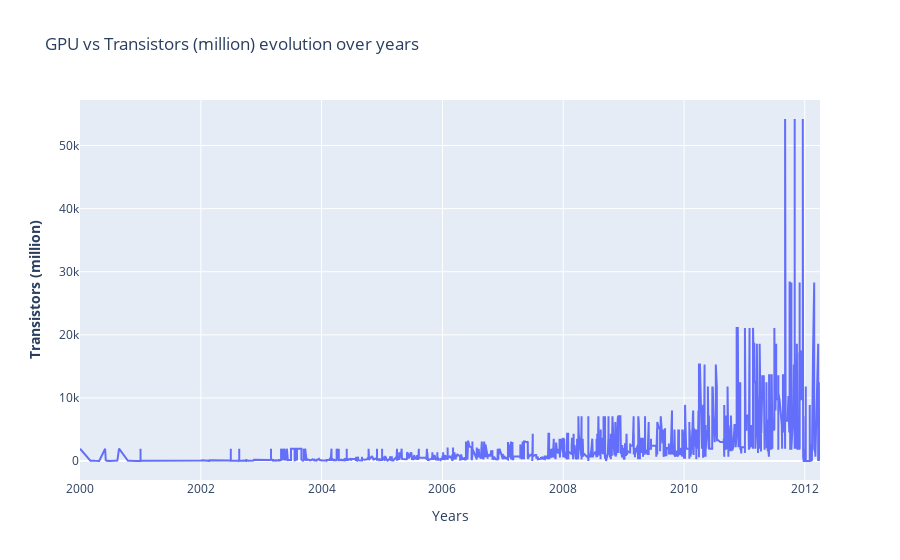
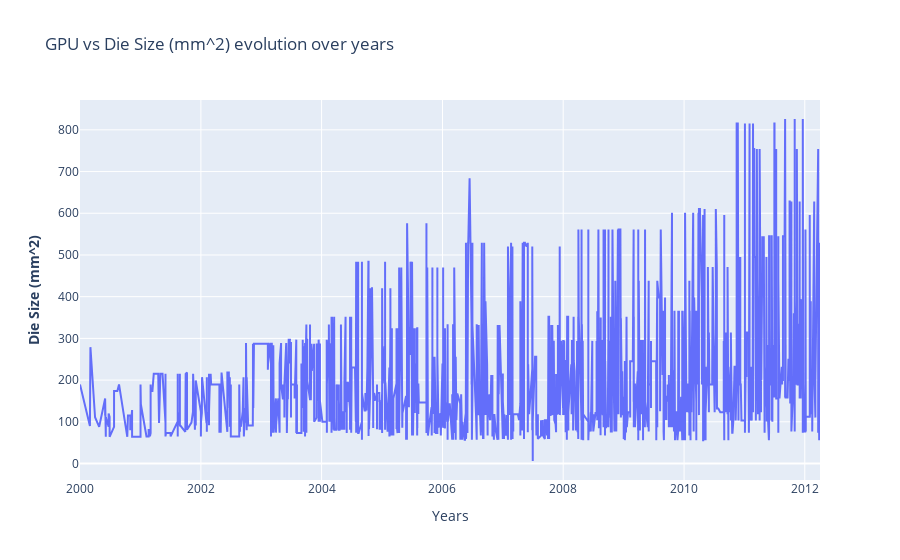

Notebook code for these charts, in order:
### Markdown cell above
#### GPU

### Code cell
fig_transistors = make_subplots()
fig_die = make_subplots()

# Add traces
fig_transistors.add_trace(
    go.Scatter(x= df_an.index, y=df_gpu["Transistors (million)"] ,name= "GPU")
)
# Add figure title
fig_transistors.update_layout(
    title_text="GPU vs Transistors (million) evolution over years"
)
# Set x-axis title
fig_transistors.update_xaxes(title_text="Years")
# Set y-axes titles
fig_transistors.update_yaxes(title_text="<b>Transistors (million)", secondary_y=False)

# Add traces
fig_die.add_trace(
    go.Scatter(x= df_an.index, y=df_gpu["Die Size (mm^2)"] ,name= "GPU")
)
# Add figure title
fig_die.update_layout(
    title_text="GPU vs Die Size (mm^2) evolution over years"
)
# Set x-axis title
fig_die.update_xaxes(title_text="Years")
# Set y-axes titles
fig_die.update_yaxes(title_text="<b>Die Size (mm^2)", secondary_y=False)

fig_transistors.show()
fig_die.show()

### Figure 1 — Plotly figure (JSON) as saved in the notebook; plotly's stock layout.template omitted (floating-point values rounded to 4 significant figures; data arrays with more than 128 entries replaced by an {"elided": "..."} marker saying what was removed)
{"data": [{"name": "GPU", "type": "scatter", "x": {"elided": "4743 str values"}, "y": {"elided": "2603 float values"}}], "layout": {"title": {"text": "GPU vs Transistors (million) evolution over years"}, "xaxis": {"anchor": "y", "domain": [0, 1], "title": {"text": "Years"}}, "yaxis": {"anchor": "x", "domain": [0, 1], "title": {"text": "<b>Transistors (million)"}}}}

### Figure 2 — Plotly figure (JSON) as saved in the notebook; plotly's stock layout.template omitted (floating-point values rounded to 4 significant figures; data arrays with more than 128 entries replaced by an {"elided": "..."} marker saying what was removed)
{"data": [{"name": "GPU", "type": "scatter", "x": {"elided": "4743 str values"}, "y": {"elided": "2603 float values"}}], "layout": {"title": {"text": "GPU vs Die Size (mm^2) evolution over years"}, "xaxis": {"anchor": "y", "domain": [0, 1], "title": {"text": "Years"}}, "yaxis": {"anchor": "x", "domain": [0, 1], "title": {"text": "<b>Die Size (mm^2)"}}}}
